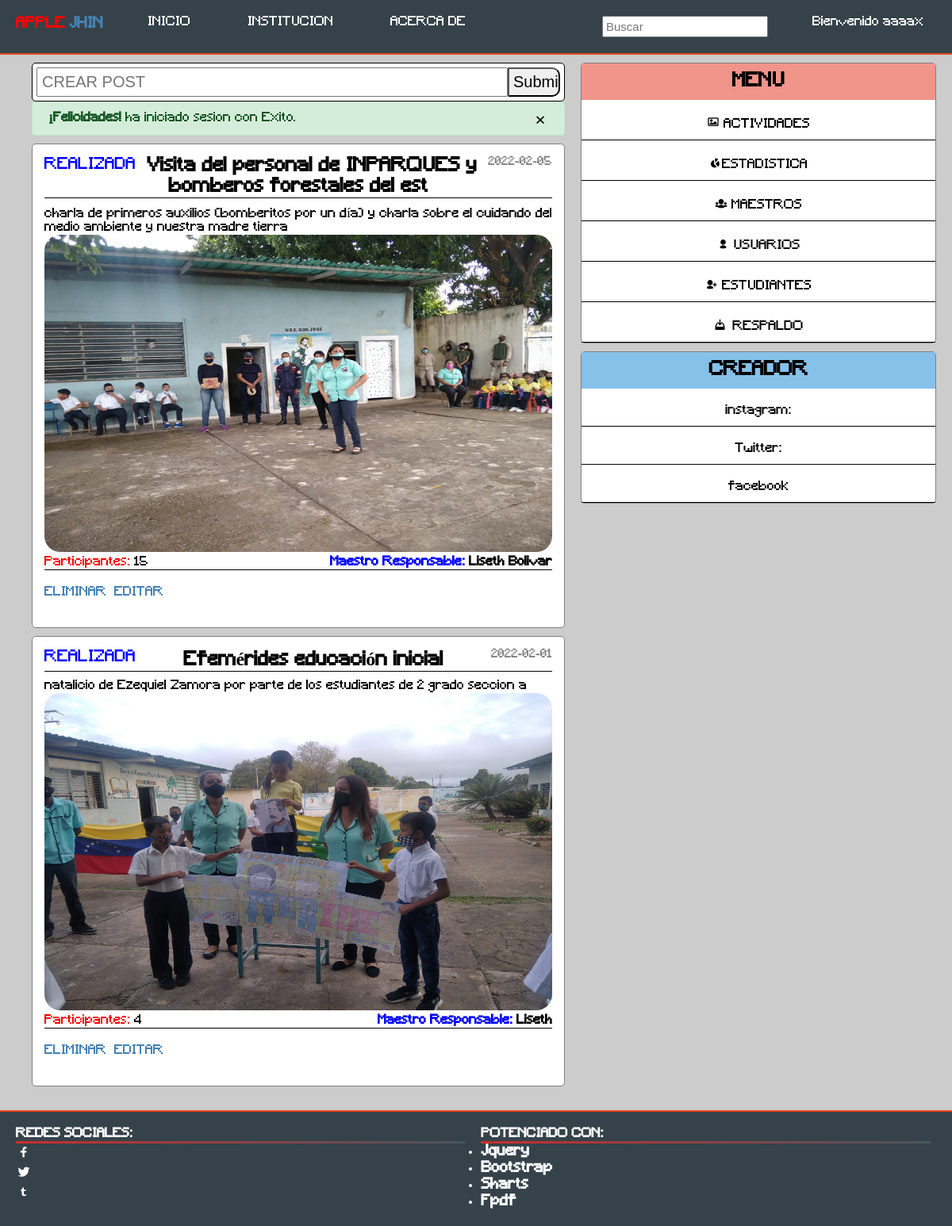
Screenshot of /perfil/inicio.php?validar_user=1&success=true&pag=1 (signed in) with the database file from the repository.
### tables this page shows
CREATE TABLE `actividad` (
  `id_actividad` int(11) NOT NULL AUTO_INCREMENT,
  `nombre` varchar(62) NOT NULL,
  `tipo` varchar(59) NOT NULL,
  `descripcion` text NOT NULL,
  `fecha` varchar(56) NOT NULL,
  `imagen` varchar(300) NOT NULL,
  `idenm` int(250) NOT NULL,
  `maestro_r` varchar(250) NOT NULL,
  `num_integ` int(50) NOT NULL,
  PRIMARY KEY (`id_actividad`)
);

### php/actividades/conexion.php (called while the page is built, shortened)
<?php
	class conexion
	{
		private $host;
		private $user;
		private $password;
		private $database;
		function __construct(){
			$this->host 	= "localhost";
			$this->user 	= "root";
			$this->password = "";
			$this->database = "sanjose";
		}
		public function conectar(){
			$conexion = mysqli_connect($this->host, $this->user, $this->password, $this->database);
			return $conexion;
		}
	}
 ?>

### php/actividades/actividad.php (called while the page is built, shortened)
<?php
	require "conexion.php";
	class actividad
	{
		public $link;
		function __construct()
		{
			$this->conn  = new conexion();
			$this->link  = $this->conn->conectar();
		}
		public function getActividad()
		{
			$query  = "SELECT * FROM actividad";
			$result = mysqli_query($this->link, $query);
			$data   = array();
			while ($data[] = mysqli_fetch_assoc($result));
			array_pop($data);
			rsort($data);
			return $data;
		}
		public function getActividadlol($tamaño, $begin)
		{
			$cont = 0;
			$contador = $this->getActividad();
			foreach($contador as $column => $value){
				$cont++;
			}
			if($begin == 0){
				$begin = $cont;
				$tamaño = $begin - $tamaño;
			}
			else{
				$begin = $cont - $begin;
				$tamaño = $begin - $tamaño;
				if($begin < 1){
					$begin = 1;
				}
			}
			if($tamaño < 0){
					$tamaño = 0;
				}
			$query  = "SELECT * FROM actividad LIMIT $tamaño,$begin";
			$result = mysqli_query($this->link, $query);
			$data   = array();
			while ($data[] = mysqli_fetch_assoc($result));
			array_pop($data);
			rsort($data);
			return $data;
		}
		}
?>

### perfil/inicio.php (the view, shortened to what this page needs)
	<?php
		include "../php/actividades/actividad.php";
		$actividad = new actividad();
		if (isset($_POST['buscar'])) {
			$busqueda = $_POST['buscar'];
			$actividad = $actividad->buscarActividad($busqueda);
		}
		else{
	$tamaño = 4;
		$begin  = ($_GET['pag'] - 1) * $tamaño;
		$actividad = $actividad->getActividadlol($tamaño, $begin);
		}
	?>
	<!DOCTYPE html>
	<html>
	<head>
		<link rel="stylesheet" type="text/css" href="../css/estilos.css">
		<link rel="stylesheet" type="text/css" href="../css/bootstrap.css">
	</head>
	<body style="background-color: rgba(0,0,0,0.2);">
	<?php include "../php/acceso2.php"; ?>
		<main class="container" style="display: flex; background-color: rgba(0,0,0,0);">
			<div class="wall">
			<?php if($_SESSION['cuenta'] == 'administrador'){?>
				<div class="post">
					<form action="newpost.php" method="GET">
						<input type="text" name="pos" placeholder="CREAR POST"><input type="submit" name="">
					</form>
				</div>	<?php } ?>
				<?php include "../php/acceso.php"; ?>
				<?php  $e = 0;
					if (count($actividad)>0) {
						foreach ($actividad as $column => $value) {
				?>
				<div class="wall-p" style="cursor: pointer;">
					<span class="date-p"><?php echo $value['fecha'];?></span>
					<?php if($value['tipo'] == "REALIZADA"){?>
					<span class="tag-p2" ><?=$value['tipo'];?></span>
					<?php } ?>
					<div class="wall-t">
						<h2><?php echo $value['nombre'];?></h2>
					</div>
					<div style="max-width: 100%; text-align: justify;">
						<?=$value['descripcion'];?>
					</div>
					<?php if ($value['imagen'] == "imagen/"){ ?>
					<?php } else{ ?>
					<img src="../php/actividades/<?=$value['imagen'];?>">
				<?php } ?><br>
					<b style="float: right;"> <span style="color: blue;">Maestro Responsable:</span> <?=$value['maestro_r'];?></b>
					<span style="color: red;">Participantes: </span><?=$value['num_integ'];?>
					<div class="option">
						<?php if($_SESSION['cuenta'] == 'administrador'){?>
					<div class="opciones">
					<a href="../php/actividades/actividad_controler.php?id=<?=$value['idenm'];?>&delete&img=<?=$value['imagen'];?>">ELIMINAR</a>
				</div>
				<div class="opciones" style="float: right;">
					<a href="editar_actividad.php?id=<?=$value['idenm'];?>">EDITAR</a>
				</div>
				<?php } ?>
			</div>
				</div><span class = "r" style="display: none;">3</span>
			<?php
		}
		}
			?>
			</div>
			<div style="width: 40%;" class="raro">
			<div class="wall-s">
				<div class="title-m">
					<h2>MENU</h2>
				</div>
					<ul>
						<li><a href=""><span class ="icon-image"></span> ACTIVIDADES</a></li>
						<li><a href="estadistica.php?pag=1"> <span class = "icon-chart-pie"></span>ESTADISTICA</a></li>
						<?php if($_SESSION['cuenta'] == 'administrador'){?>
						<li><a href="maestros.php"><span class="icon-group"></span> MAESTROS</a></li>
						<li><a href="usuarios.php"><span class= "icon-user"></span> USUARIOS</a></li>
						<li><a href="estudiantes.php"><span class ="icon-user-add"></span> ESTUDIANTES</a></li>
						<li><a href="../php/respaldo/respaffl.php"><span class ="icon-download"> </span> RESPALDO</a></li>
						<?php } ?>
					</ul>
				</div>
			<div class="wall-sc">
				<div class="title-m">
					<h2>CREADOR</h2>
				</div>
					<ul>
						<li><a href=""> instagram:</a></li>
						<li><a href="estadistica.php"> Twitter:</a></li>
						<li><a href="maestros.php"> facebook</a></li>
					</ul>
				</div>
			</div>
		</main>
		<footer>
				<div class="separador">
					<div class="principal">
						<h4>REDES SOCIALES:</h4>
						<ul style="font-size: 20px;">
							<li><span class="icon-social-facebook"></span></li>
							<li><span class="icon-social-twitter"></span></li>
							<li><span class="icon-social-tumbler"></span></li>
						</ul>
					</div>
					<div class="aside">
						<h4>POTENCIADO CON:</h4>
						<ul>
							<li><h3>Jquery</h3></li>
							<li><h3>Bootstrap</h3></li>
							<li><h3>Sharts</h3></li>
							<li><h3>Fpdf</h3></li>
						</ul>
					</div>
				</div>
			</footer>
</body>
</html>

### css/estilos.css (style rules this page uses)
* { padding: 0; margin: 0; -moz-box-sizing:border-box; -o-box-sizing:border-box; box-sizing:border-box; -webkit-box-sizing:border-box; }
body { font-family: estilo; display: flex; flex-wrap: wrap; min-height: 100vh;background: rgba(0,0,0,0.2); }
header .titulo h2, ul { width: 90%; }
main { background-color: rgba(0,0,0,0); }
.title-m { padding: 10px; text-align: center; }
.wall-s .title-m, .wall-sx .title-m { background-color: #F1948A; }
.wall-sc .title-m { background-color: #85C1E9; }
.post { width: 100%; padding: 5px; display: flex; border: 1px solid black; }
.post input[type = text] { width: 90%; }
.post input[type = submit] { width: 10%; border-bottom-right-radius: 10px; border-top-right-radius: 10px; }
form { width: 100%; }
.post input, .org-p input { width: 90%; padding: 5px; font-size: 20px; }
.wall { width: 60%; margin: 10px; }
.wall-p { width: 100%; border: 1px gray solid; margin-top: 10px; padding: 15px; }
.wall-p img { width: 100%; max-height: 400px; }
.wall-s, .wall-sc, .wall-sx { width: 100%; margin: 10px; border: 1px gray solid; }
.wall-s ul, .wall-sx ul, .wall-sc ul { width: 100%; }
.wall-s ul li, .wall-sx ul li, .wall-sc ul li { list-style: none; display: block; border-bottom: 1px solid black; text-align: center; }
.wall-s ul li a, .wall-sx ul li a, .wall-sc ul li a { text-decoration: none; color: black;padding-bottom: 10px; padding-top:20px; display: block; transition: 300ms all ease; }
.wall-t { margin-bottom: 10px; border-bottom: solid 1px ; text-align: center; }
.post, .wall-p, .wall-s, .wall-sx, .wall-sc { background-color: white; border-radius: 5px; transition: 300ms all ease; }
main { background: white; }
.option { border-top: black 1px solid; width: 100%; padding-top: 20px; padding-bottom: 20px; display: flex; }
.option .opciones a { padding-top: 10px; padding-right: 10px; padding-bottom: 10px; text-decoration: none; color: steelblue; }
footer { width: 100%; align-self: flex-end; background-color: #35424a; border-top:2px solid #e8491d; color: white; padding: 10px; margin-top: 10px; }
footer .separador { display: flex; flex-wrap: wrap; }
footer .separador .principal h4, .aside h4 { border-bottom: 3px solid; border-image: linear-gradient(to right, #CB2D2D, rgba(255,255,255,0.1)); border-image-slice: 1; }
footer .separador .principal, .aside { width: 48%; margin:10px; }
footer .separador .principal ul { list-style: none; }

### css/flexslider.css (style rules this page uses)
* { margin: 0; padding: 0; -webkit-box-sizing: border-box; -moz-box-sizing: border-box; box-sizing: border-box; }

### perfil/inicio.php (style rules this page uses)
.date-p { float: right; font-size: 15px; color: grey; }
.tag-p2, .tag-p1, .tag-p3 { font-size: 20px; float: left; }
.tag-p2 { color: blue; }
.wall-p img { border-radius: 20px; }

### rows the page displays
actividad: fecha "2022-02-05", tipo "REALIZADA", nombre "Visita del personal de INPARQUES y bomberos forestales del est", descripcion "charla de primeros auxilios (bomberitos por un día) y charla sobre el cuidando del medio ambiente y nuestra madre tierra", imagen (picture), maestro_r "Liseth Bolivar", num_integ "15"
actividad: fecha "2022-02-01", tipo "REALIZADA", nombre "Efemérides educación inicial", descripcion "natalicio de Ezequiel Zamora por parte de los estudiantes de 2 grado seccion a", imagen (picture), maestro_r "Liseth", num_integ "4"

### other values shown
$_SESSION['usuario'] "aaaax"
